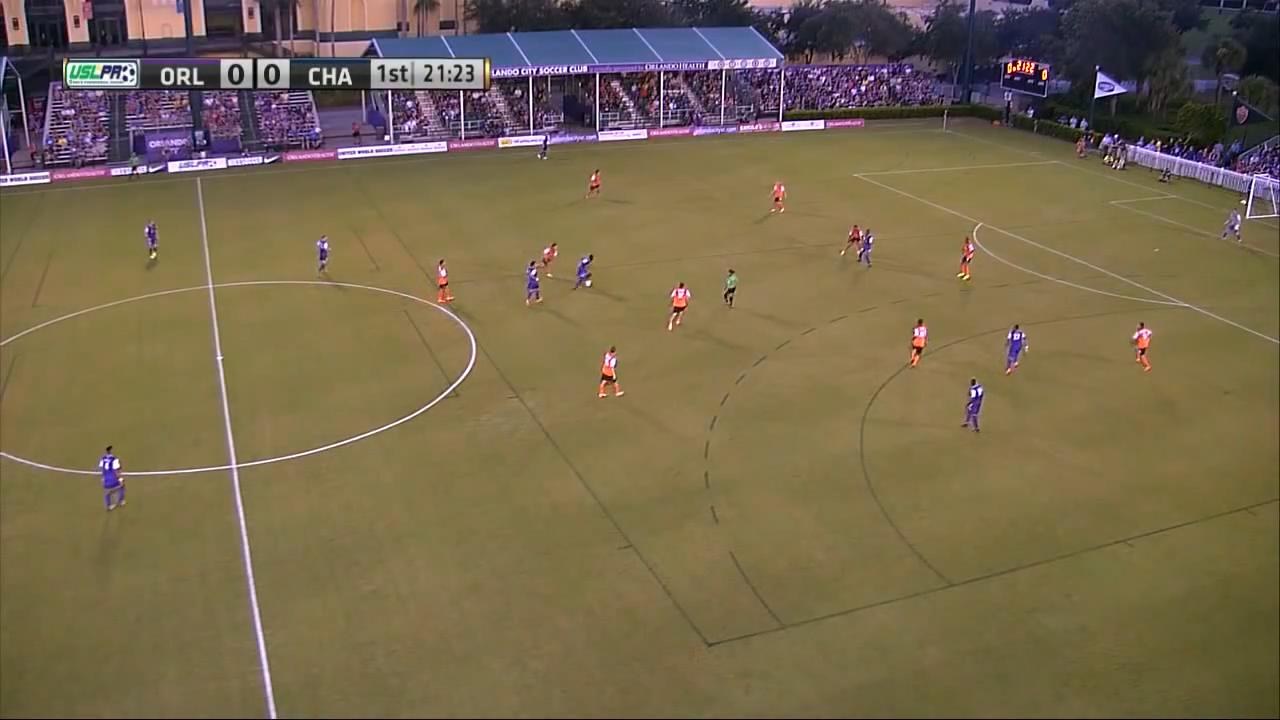
#> input picture Dataset/player_detection/SoccerPlayerDetection_bmvc17_v1/DataSet_001/0203.jpg, 1280 x 720 px
$ python -i grass_segmentation.py   (imports and definitions only)
#> lines starting #> are read from the running program, lines starting #| are printed output that depends on the picture; after the words box and inside, x2 and y2 are one past the last pixel; in counts of white or black regions, pixels touching at a corner belong together
#> further down, picture is the input picture: shape (720, 1280, 3); mean B, G, R 76.7, 103.7, 118.4
"""
grass_segmentation.py — Segment the grass area from broadcast frames.

Converts the frame to HSV colour space and thresholds the green
channel to extract the playing field. The resulting mask is used:
    1. By camera calibration — restrict field line detection to the pitch
    2. By player detection — only search for players on the pitch
    3. By ball detection — reduce false positives from off-pitch objects
    4. By team clustering — mask out grass from player bounding boxes

The grass mask also defines the court boundary, which helps
determine which detected objects are players vs spectators.


"""

import numpy as np
import cv2
from typing import Tuple, Optional


class GrassSegmenter:
    """
    Segment the grass playing field from broadcast frames.

    Usage:
        segmenter = GrassSegmenter()
        mask = segmenter.segment(frame)

        # Use mask for other modules
        edges = edge_detector.detect(frame, mask=mask)
        detections = player_detector.detect(frame, mask=mask)
    """

    def __init__(
        self,
        hue_low: int = 30,
        hue_high: int = 85,
        sat_low: int = 30,
        sat_high: int = 255,
        val_low: int = 30,
        val_high: int = 255,
        morph_kernel_size: int = 7,
        min_area_fraction: float = 0.05,
    ):
        """
        Args:
            hue_low/high: Hue range for green grass (OpenCV: 0-180)
            sat_low/high: Saturation range (excludes very pale greens)
            val_low/high: Value range (excludes very dark regions)
            morph_kernel_size: kernel for morphological cleanup
            min_area_fraction: minimum contour area as fraction of image
                              to be considered part of the pitch
        """
        self.hue_low = hue_low
        self.hue_high = hue_high
        self.sat_low = sat_low
        self.sat_high = sat_high
        self.val_low = val_low
        self.val_high = val_high
        self.morph_kernel_size = morph_kernel_size
        self.min_area_fraction = min_area_fraction

    def segment(self, frame: np.ndarray) -> np.ndarray:
        """
        Segment the grass area from a BGR frame.

        Args:
            frame: BGR image (H, W, 3), uint8

        Returns:
            np.ndarray: binary mask (H, W), uint8 (255=grass, 0=not grass)
        """
        hsv = cv2.cvtColor(frame, cv2.COLOR_BGR2HSV)
#> hsv: shape (720, 1280, 3); mean H, S, V 43.3, 106.6, 121.8

        # Threshold green range
        lower = np.array([self.hue_low, self.sat_low, self.val_low])
        upper = np.array([self.hue_high, self.sat_high, self.val_high])
        mask = cv2.inRange(hsv, lower, upper)
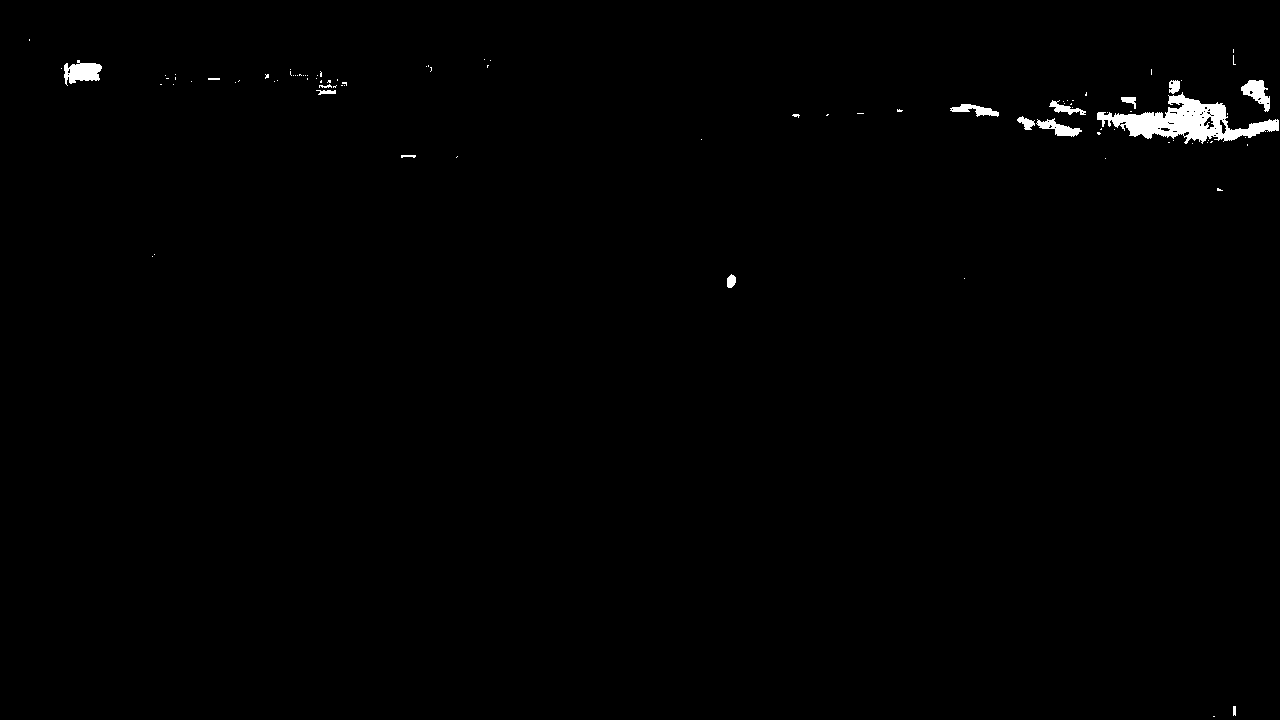
#> mask: shape (720, 1280); 0.72% white; 92 white regions (77 under 20 px), largest, box (x1, y1, x2, y2) and area: (1097, 92, 1279, 144) 3748, (64, 60, 102, 86) 620, (1241, 80, 1270, 112) 466

        # Morphological cleanup
        kernel = cv2.getStructuringElement(
            cv2.MORPH_ELLIPSE,
            (self.morph_kernel_size, self.morph_kernel_size)
        )

        # Close: fill small holes in the grass (players, lines)
        mask = cv2.morphologyEx(mask, cv2.MORPH_CLOSE, kernel, iterations=2)
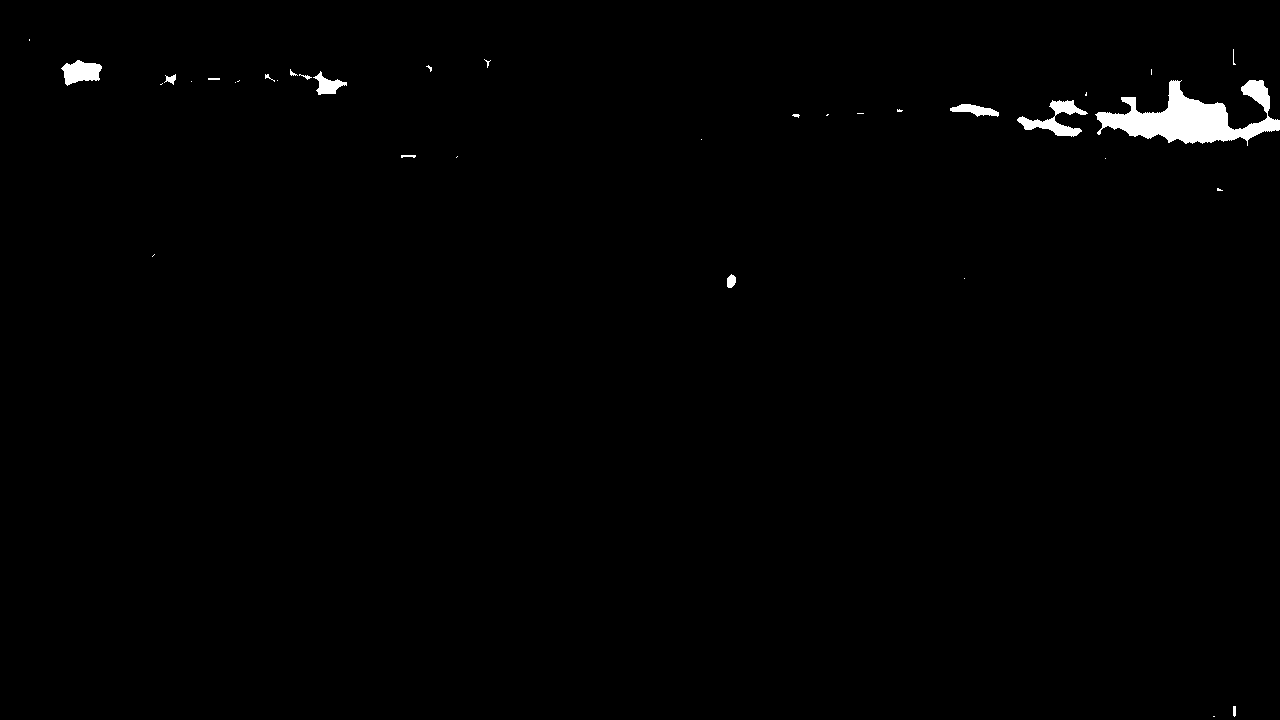
#> mask: shape (720, 1280); 0.89% white; 35 white regions (21 under 20 px), largest, box (x1, y1, x2, y2) and area: (1095, 80, 1280, 146) 5397, (1017, 100, 1088, 137) 942, (61, 60, 102, 86) 690

        # Open: remove small noise blobs
        mask = cv2.morphologyEx(mask, cv2.MORPH_OPEN, kernel, iterations=1)
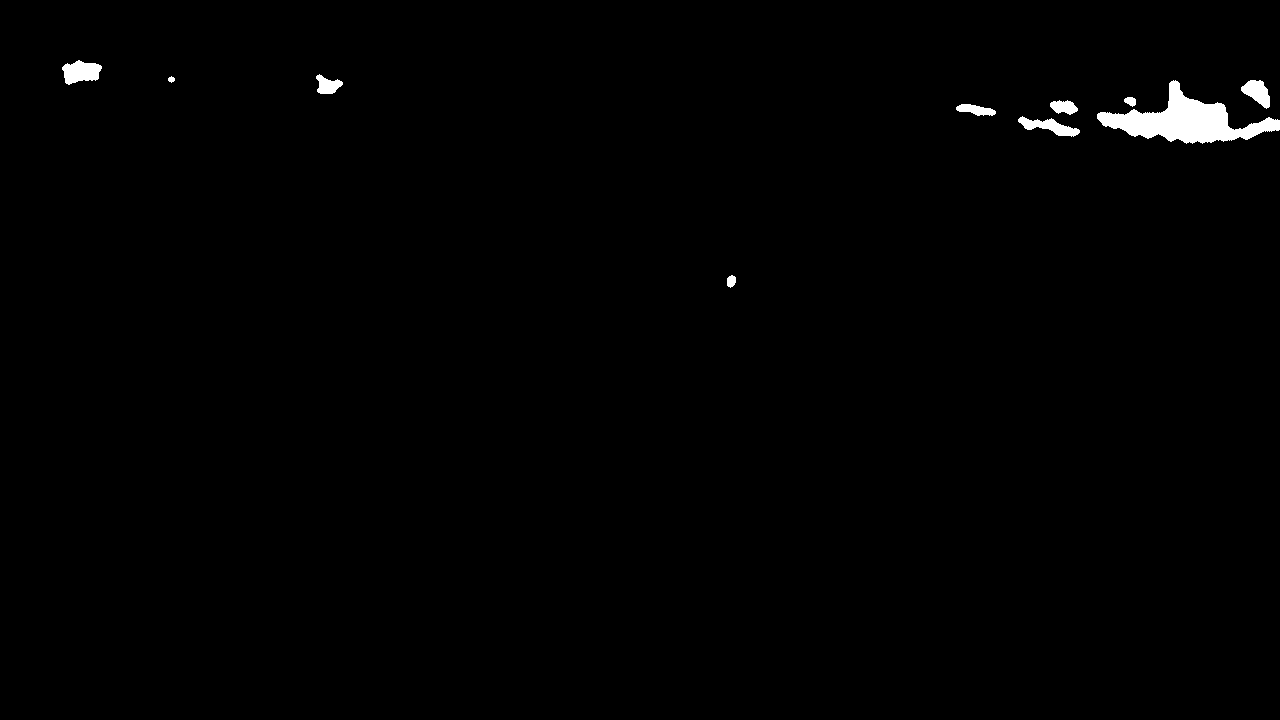
#> mask: shape (720, 1280); 0.82% white; 10 white regions

        # Remove small contours (not part of the main pitch)
        mask = self._remove_small_regions(mask, frame.shape[:2])

        return mask

    def segment_with_fill(self, frame: np.ndarray) -> np.ndarray:
        """
        Segment grass and fill the convex hull of the largest region.

        This produces a cleaner mask that covers the entire pitch
        including areas where the grass colour is inconsistent
        (e.g. worn patches, shadows).
        """
        mask = self.segment(frame)

        # Find the largest contour (the pitch)
        contours, _ = cv2.findContours(
            mask, cv2.RETR_EXTERNAL, cv2.CHAIN_APPROX_SIMPLE
        )

        if not contours:
            return mask

        largest = max(contours, key=cv2.contourArea)

        # Fill the convex hull
        hull = cv2.convexHull(largest)
        filled = np.zeros_like(mask)
        cv2.fillConvexPoly(filled, hull, 255)

        return filled

    # [93 lines left out: functions get_pitch_boundary, is_on_pitch, get_grass_colour_stats, auto_calibrate, not called in this run]

    def _remove_small_regions(
        self,
        mask: np.ndarray,
        image_shape: Tuple[int, int],
    ) -> np.ndarray:
        """Remove contours smaller than min_area_fraction of the image."""
#> called with image_shape = (720, 1280)
        total_area = image_shape[0] * image_shape[1]
        min_area = total_area * self.min_area_fraction

        contours, _ = cv2.findContours(
            mask, cv2.RETR_EXTERNAL, cv2.CHAIN_APPROX_SIMPLE
        )
#> contours = 10 contours; largest, box (x1, y1, x2, y2) and area: (1097, 80, 1280, 144) 4466, (62, 60, 102, 85) 626, (1018, 116, 1080, 137) 506, (1241, 80, 1270, 109) 456, (316, 74, 343, 94) 294

        cleaned = np.zeros_like(mask)
        for contour in contours:
            if cv2.contourArea(contour) >= min_area:
                cv2.drawContours(cleaned, [contour], -1, 255, -1)
#> this loop made 10 passes
#> cleaned: shape (720, 1280); every value is 0

        return cleaned


# [46 lines not run here, left out]

>>> import cv2
>>> picture = cv2.imread('../../Dataset/player_detection/SoccerPlayerDetection_bmvc17_v1/DataSet_001/0203.jpg')
>>> result = GrassSegmenter().segment_with_fill(picture)
#> in segment_with_fill, `contours, _ = cv2.findContours( mask, cv2.RETR_EXTERNAL, cv2.CHAIN_APP..`: contours = []
